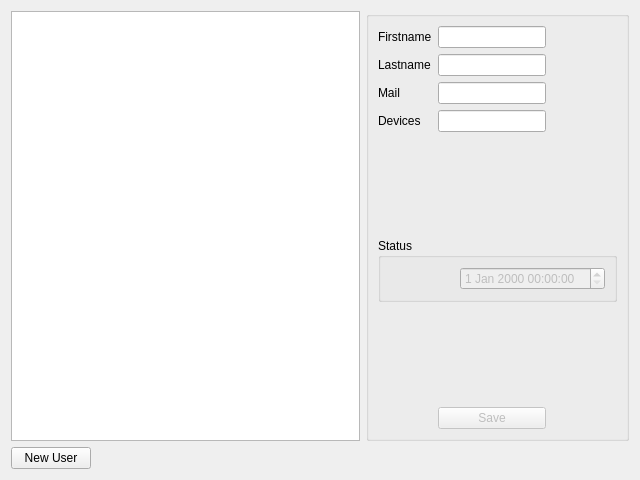
<?xml version="1.0" encoding="UTF-8"?>
<ui version="4.0">
 <class>UserWindow</class>
 <widget class="QWidget" name="UserWindow">
  <property name="geometry">
   <rect>
    <x>0</x>
    <y>0</y>
    <width>640</width>
    <height>480</height>
   </rect>
  </property>
  <property name="windowTitle">
   <string>Form</string>
  </property>
  <layout class="QGridLayout" name="gridLayout">
   <item row="1" column="0">
    <widget class="QPushButton" name="newUserButton">
     <property name="text">
      <string>New User</string>
     </property>
    </widget>
   </item>
   <item row="1" column="3">
    <spacer name="horizontalSpacer">
     <property name="orientation">
      <enum>Qt::Horizontal</enum>
     </property>
     <property name="sizeHint" stdset="0">
      <size>
       <width>40</width>
       <height>20</height>
      </size>
     </property>
    </spacer>
   </item>
   <item row="1" column="1">
    <spacer name="horizontalSpacer_2">
     <property name="orientation">
      <enum>Qt::Horizontal</enum>
     </property>
     <property name="sizeHint" stdset="0">
      <size>
       <width>40</width>
       <height>20</height>
      </size>
     </property>
    </spacer>
   </item>
   <item row="0" column="0" colspan="2">
    <widget class="QListWidget" name="listWidget"/>
   </item>
   <item row="0" column="3">
    <widget class="QGroupBox" name="groupBox">
     <property name="title">
      <string/>
     </property>
     <layout class="QGridLayout" name="gridLayout_2">
      <item row="1" column="0">
       <widget class="QLabel" name="label_2">
        <property name="text">
         <string>Lastname</string>
        </property>
       </widget>
      </item>
      <item row="0" column="0">
       <widget class="QLabel" name="label">
        <property name="text">
         <string>Firstname</string>
        </property>
       </widget>
      </item>
      <item row="3" column="1">
       <widget class="QLineEdit" name="deviceIdEdit">
        <property name="toolTip">
         <string>Comma separated list of RFID Card IDs</string>
        </property>
       </widget>
      </item>
      <item row="4" column="1">
       <spacer name="verticalSpacer">
        <property name="orientation">
         <enum>Qt::Vertical</enum>
        </property>
        <property name="sizeHint" stdset="0">
         <size>
          <width>20</width>
          <height>40</height>
         </size>
        </property>
       </spacer>
      </item>
      <item row="7" column="2">
       <spacer name="horizontalSpacer_3">
        <property name="orientation">
         <enum>Qt::Horizontal</enum>
        </property>
        <property name="sizeHint" stdset="0">
         <size>
          <width>40</width>
          <height>20</height>
         </size>
        </property>
       </spacer>
      </item>
      <item row="2" column="1">
       <widget class="QLineEdit" name="mailEdit"/>
      </item>
      <item row="7" column="1">
       <widget class="QPushButton" name="saveButton">
        <property name="enabled">
         <bool>false</bool>
        </property>
        <property name="text">
         <string>Save</string>
        </property>
       </widget>
      </item>
      <item row="0" column="1">
       <widget class="QLineEdit" name="firstnameEdit"/>
      </item>
      <item row="1" column="1">
       <widget class="QLineEdit" name="lastnameEdit"/>
      </item>
      <item row="6" column="1">
       <spacer name="verticalSpacer_2">
        <property name="orientation">
         <enum>Qt::Vertical</enum>
        </property>
        <property name="sizeHint" stdset="0">
         <size>
          <width>20</width>
          <height>40</height>
         </size>
        </property>
       </spacer>
      </item>
      <item row="2" column="0">
       <widget class="QLabel" name="label_3">
        <property name="text">
         <string>Mail</string>
        </property>
       </widget>
      </item>
      <item row="3" column="0">
       <widget class="QLabel" name="label_4">
        <property name="text">
         <string>Devices</string>
        </property>
       </widget>
      </item>
      <item row="5" column="0" colspan="3">
       <widget class="QGroupBox" name="groupBox_2">
        <property name="title">
         <string>Status</string>
        </property>
        <layout class="QGridLayout" name="gridLayout_3">
         <item row="0" column="0">
          <widget class="QLabel" name="deviceOnlineLabel">
           <property name="text">
            <string/>
           </property>
          </widget>
         </item>
         <item row="0" column="1">
          <widget class="QDateTimeEdit" name="dateTimeEdit">
           <property name="enabled">
            <bool>false</bool>
           </property>
          </widget>
         </item>
        </layout>
       </widget>
      </item>
     </layout>
    </widget>
   </item>
  </layout>
 </widget>
 <resources/>
 <connections/>
</ui>
